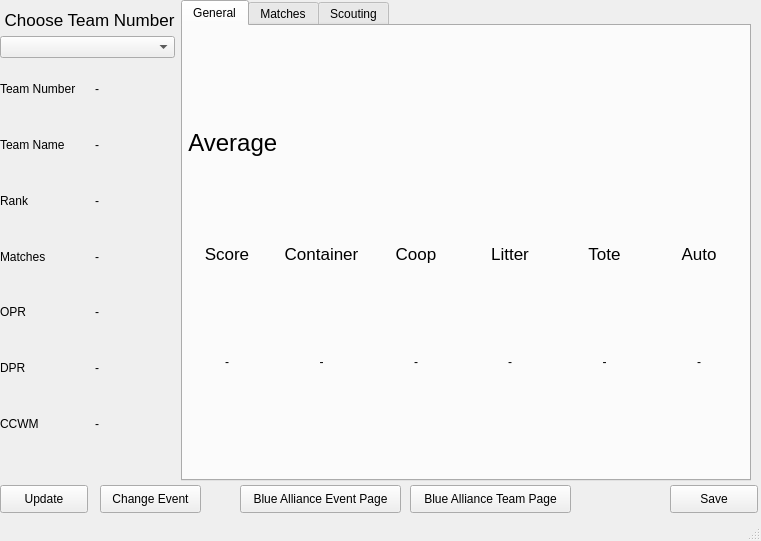
<?xml version="1.0" encoding="UTF-8"?>
<ui version="4.0">
 <class>MainWindow</class>
 <widget class="QMainWindow" name="MainWindow">
  <property name="geometry">
   <rect>
    <x>0</x>
    <y>0</y>
    <width>761</width>
    <height>541</height>
   </rect>
  </property>
  <property name="windowTitle">
   <string>FRC Event Scouter</string>
  </property>
  <widget class="QWidget" name="centralwidget">
   <widget class="QWidget" name="horizontalLayoutWidget">
    <property name="geometry">
     <rect>
      <x>0</x>
      <y>0</y>
      <width>751</width>
      <height>481</height>
     </rect>
    </property>
    <layout class="QHBoxLayout" name="horizontalLayout">
     <item>
      <layout class="QVBoxLayout" name="verticalLayout">
       <item>
        <widget class="QLabel" name="choose_title">
         <property name="maximumSize">
          <size>
           <width>16777215</width>
           <height>30</height>
          </size>
         </property>
         <property name="font">
          <font>
           <pointsize>13</pointsize>
          </font>
         </property>
         <property name="text">
          <string> Choose Team Number</string>
         </property>
         <property name="alignment">
          <set>Qt::AlignBottom|Qt::AlignLeading|Qt::AlignLeft</set>
         </property>
         <property name="margin">
          <number>0</number>
         </property>
        </widget>
       </item>
       <item>
        <widget class="QComboBox" name="team_selection"/>
       </item>
       <item>
        <layout class="QGridLayout" name="gridLayout_2">
         <property name="sizeConstraint">
          <enum>QLayout::SetMaximumSize</enum>
         </property>
         <property name="bottomMargin">
          <number>32</number>
         </property>
         <item row="0" column="0">
          <widget class="QLabel" name="team_number_text">
           <property name="maximumSize">
            <size>
             <width>100</width>
             <height>16777215</height>
            </size>
           </property>
           <property name="text">
            <string>Team Number</string>
           </property>
          </widget>
         </item>
         <item row="2" column="0">
          <widget class="QLabel" name="rank_text">
           <property name="maximumSize">
            <size>
             <width>120</width>
             <height>16777215</height>
            </size>
           </property>
           <property name="text">
            <string>Rank</string>
           </property>
          </widget>
         </item>
         <item row="5" column="0">
          <widget class="QLabel" name="dpr_text">
           <property name="text">
            <string>DPR</string>
           </property>
          </widget>
         </item>
         <item row="4" column="0">
          <widget class="QLabel" name="opr_text">
           <property name="text">
            <string>OPR</string>
           </property>
          </widget>
         </item>
         <item row="5" column="1">
          <widget class="QLabel" name="dpr">
           <property name="text">
            <string>-</string>
           </property>
          </widget>
         </item>
         <item row="1" column="0">
          <widget class="QLabel" name="team_name_text">
           <property name="maximumSize">
            <size>
             <width>120</width>
             <height>16777215</height>
            </size>
           </property>
           <property name="text">
            <string>Team Name</string>
           </property>
          </widget>
         </item>
         <item row="1" column="1">
          <widget class="QLabel" name="team_name">
           <property name="minimumSize">
            <size>
             <width>80</width>
             <height>0</height>
            </size>
           </property>
           <property name="maximumSize">
            <size>
             <width>80</width>
             <height>16777215</height>
            </size>
           </property>
           <property name="text">
            <string>-</string>
           </property>
           <property name="scaledContents">
            <bool>false</bool>
           </property>
           <property name="wordWrap">
            <bool>true</bool>
           </property>
          </widget>
         </item>
         <item row="0" column="1">
          <widget class="QLabel" name="team_number">
           <property name="maximumSize">
            <size>
             <width>100</width>
             <height>16777215</height>
            </size>
           </property>
           <property name="text">
            <string>-</string>
           </property>
           <property name="wordWrap">
            <bool>true</bool>
           </property>
          </widget>
         </item>
         <item row="2" column="1">
          <widget class="QLabel" name="rank">
           <property name="text">
            <string>-</string>
           </property>
           <property name="wordWrap">
            <bool>true</bool>
           </property>
          </widget>
         </item>
         <item row="4" column="1">
          <widget class="QLabel" name="opr">
           <property name="text">
            <string>-</string>
           </property>
          </widget>
         </item>
         <item row="3" column="1">
          <widget class="QLabel" name="matches_played">
           <property name="text">
            <string>-</string>
           </property>
          </widget>
         </item>
         <item row="3" column="0">
          <widget class="QLabel" name="matches_played_text">
           <property name="maximumSize">
            <size>
             <width>120</width>
             <height>16777215</height>
            </size>
           </property>
           <property name="text">
            <string>Matches</string>
           </property>
          </widget>
         </item>
         <item row="6" column="0">
          <widget class="QLabel" name="label">
           <property name="text">
            <string>CCWM</string>
           </property>
          </widget>
         </item>
         <item row="6" column="1">
          <widget class="QLabel" name="ccwm">
           <property name="text">
            <string>-</string>
           </property>
          </widget>
         </item>
        </layout>
       </item>
      </layout>
     </item>
     <item>
      <widget class="QTabWidget" name="tabWidget">
       <property name="tabShape">
        <enum>QTabWidget::Rounded</enum>
       </property>
       <property name="currentIndex">
        <number>0</number>
       </property>
       <widget class="QWidget" name="general_tab">
        <property name="enabled">
         <bool>true</bool>
        </property>
        <attribute name="title">
         <string>General</string>
        </attribute>
        <widget class="QWidget" name="gridLayoutWidget_3">
         <property name="geometry">
          <rect>
           <x>0</x>
           <y>0</y>
           <width>560</width>
           <height>431</height>
          </rect>
         </property>
         <layout class="QGridLayout" name="gridLayout_6">
          <item row="2" column="1">
           <widget class="QPushButton" name="gen_cont">
            <property name="focusPolicy">
             <enum>Qt::NoFocus</enum>
            </property>
            <property name="text">
             <string>-</string>
            </property>
            <property name="flat">
             <bool>true</bool>
            </property>
           </widget>
          </item>
          <item row="1" column="4">
           <widget class="QLabel" name="label_22">
            <property name="font">
             <font>
              <pointsize>13</pointsize>
             </font>
            </property>
            <property name="text">
             <string>Tote</string>
            </property>
            <property name="alignment">
             <set>Qt::AlignCenter</set>
            </property>
           </widget>
          </item>
          <item row="1" column="1">
           <widget class="QLabel" name="label_23">
            <property name="font">
             <font>
              <pointsize>13</pointsize>
             </font>
            </property>
            <property name="text">
             <string>Container</string>
            </property>
            <property name="alignment">
             <set>Qt::AlignCenter</set>
            </property>
           </widget>
          </item>
          <item row="1" column="0">
           <widget class="QLabel" name="label_21">
            <property name="font">
             <font>
              <pointsize>13</pointsize>
             </font>
            </property>
            <property name="text">
             <string>Score</string>
            </property>
            <property name="alignment">
             <set>Qt::AlignCenter</set>
            </property>
           </widget>
          </item>
          <item row="1" column="3">
           <widget class="QLabel" name="label_25">
            <property name="font">
             <font>
              <pointsize>13</pointsize>
             </font>
            </property>
            <property name="text">
             <string>Litter</string>
            </property>
            <property name="alignment">
             <set>Qt::AlignCenter</set>
            </property>
           </widget>
          </item>
          <item row="1" column="2">
           <widget class="QLabel" name="label_24">
            <property name="maximumSize">
             <size>
              <width>16777215</width>
              <height>20</height>
             </size>
            </property>
            <property name="font">
             <font>
              <pointsize>13</pointsize>
             </font>
            </property>
            <property name="text">
             <string>Coop</string>
            </property>
            <property name="alignment">
             <set>Qt::AlignCenter</set>
            </property>
           </widget>
          </item>
          <item row="2" column="4">
           <widget class="QPushButton" name="gen_tote">
            <property name="focusPolicy">
             <enum>Qt::NoFocus</enum>
            </property>
            <property name="text">
             <string>-</string>
            </property>
            <property name="flat">
             <bool>true</bool>
            </property>
           </widget>
          </item>
          <item row="2" column="0">
           <widget class="QPushButton" name="gen_score">
            <property name="focusPolicy">
             <enum>Qt::NoFocus</enum>
            </property>
            <property name="text">
             <string>-</string>
            </property>
            <property name="autoRepeat">
             <bool>false</bool>
            </property>
            <property name="autoExclusive">
             <bool>false</bool>
            </property>
            <property name="flat">
             <bool>true</bool>
            </property>
           </widget>
          </item>
          <item row="2" column="2">
           <widget class="QPushButton" name="gen_coop">
            <property name="focusPolicy">
             <enum>Qt::NoFocus</enum>
            </property>
            <property name="text">
             <string>-</string>
            </property>
            <property name="flat">
             <bool>true</bool>
            </property>
           </widget>
          </item>
          <item row="2" column="3">
           <widget class="QPushButton" name="gen_litter">
            <property name="focusPolicy">
             <enum>Qt::NoFocus</enum>
            </property>
            <property name="text">
             <string>-</string>
            </property>
            <property name="flat">
             <bool>true</bool>
            </property>
           </widget>
          </item>
          <item row="0" column="0" colspan="6">
           <widget class="QLabel" name="label_26">
            <property name="maximumSize">
             <size>
              <width>16777215</width>
              <height>50</height>
             </size>
            </property>
            <property name="font">
             <font>
              <pointsize>18</pointsize>
             </font>
            </property>
            <property name="text">
             <string> Average</string>
            </property>
            <property name="alignment">
             <set>Qt::AlignBottom|Qt::AlignLeading|Qt::AlignLeft</set>
            </property>
           </widget>
          </item>
          <item row="1" column="5">
           <widget class="QLabel" name="label_42">
            <property name="font">
             <font>
              <pointsize>13</pointsize>
             </font>
            </property>
            <property name="text">
             <string>Auto</string>
            </property>
            <property name="alignment">
             <set>Qt::AlignCenter</set>
            </property>
           </widget>
          </item>
          <item row="2" column="5">
           <widget class="QPushButton" name="gen_auto">
            <property name="focusPolicy">
             <enum>Qt::NoFocus</enum>
            </property>
            <property name="text">
             <string>-</string>
            </property>
            <property name="flat">
             <bool>true</bool>
            </property>
           </widget>
          </item>
          <item row="3" column="0" colspan="6">
           <layout class="QVBoxLayout" name="graph_area">
            <property name="sizeConstraint">
             <enum>QLayout::SetMinAndMaxSize</enum>
            </property>
           </layout>
          </item>
         </layout>
        </widget>
       </widget>
       <widget class="QWidget" name="tab_2">
        <attribute name="title">
         <string>Matches</string>
        </attribute>
        <widget class="QWidget" name="horizontalLayoutWidget_2">
         <property name="geometry">
          <rect>
           <x>9</x>
           <y>9</y>
           <width>531</width>
           <height>411</height>
          </rect>
         </property>
         <layout class="QHBoxLayout" name="horizontalLayout_2">
          <item>
           <widget class="QListWidget" name="matches_list">
            <property name="maximumSize">
             <size>
              <width>100</width>
              <height>16777215</height>
             </size>
            </property>
           </widget>
          </item>
          <item>
           <layout class="QGridLayout" name="gridLayout">
            <item row="3" column="0">
             <widget class="QLabel" name="label_6">
              <property name="text">
               <string>Auto</string>
              </property>
             </widget>
            </item>
            <item row="0" column="0" colspan="3">
             <widget class="QLabel" name="label_3">
              <property name="maximumSize">
               <size>
                <width>16777215</width>
                <height>100</height>
               </size>
              </property>
              <property name="font">
               <font>
                <pointsize>24</pointsize>
               </font>
              </property>
              <property name="text">
               <string>  Red</string>
              </property>
             </widget>
            </item>
            <item row="2" column="0">
             <widget class="QLabel" name="label_5">
              <property name="text">
               <string>Score</string>
              </property>
             </widget>
            </item>
            <item row="1" column="5">
             <widget class="QLabel" name="matches_blue_3">
              <property name="text">
               <string>Blue T 3</string>
              </property>
              <property name="alignment">
               <set>Qt::AlignCenter</set>
              </property>
             </widget>
            </item>
            <item row="0" column="3" colspan="3">
             <widget class="QLabel" name="label_4">
              <property name="maximumSize">
               <size>
                <width>16777215</width>
                <height>100</height>
               </size>
              </property>
              <property name="font">
               <font>
                <pointsize>24</pointsize>
               </font>
              </property>
              <property name="text">
               <string>Blue  </string>
              </property>
              <property name="alignment">
               <set>Qt::AlignRight|Qt::AlignTrailing|Qt::AlignVCenter</set>
              </property>
             </widget>
            </item>
            <item row="4" column="0">
             <widget class="QLabel" name="label_7">
              <property name="text">
               <string>Tele-Op</string>
              </property>
             </widget>
            </item>
            <item row="1" column="0">
             <widget class="QLabel" name="matches_red_1">
              <property name="minimumSize">
               <size>
                <width>0</width>
                <height>50</height>
               </size>
              </property>
              <property name="maximumSize">
               <size>
                <width>16777215</width>
                <height>50</height>
               </size>
              </property>
              <property name="text">
               <string>Red T 1</string>
              </property>
              <property name="alignment">
               <set>Qt::AlignCenter</set>
              </property>
             </widget>
            </item>
            <item row="1" column="3">
             <widget class="QLabel" name="matches_blue_1">
              <property name="text">
               <string>Blue T 1</string>
              </property>
              <property name="alignment">
               <set>Qt::AlignCenter</set>
              </property>
             </widget>
            </item>
            <item row="1" column="1">
             <widget class="QLabel" name="matches_red_2">
              <property name="text">
               <string>Red T 2</string>
              </property>
              <property name="alignment">
               <set>Qt::AlignCenter</set>
              </property>
             </widget>
            </item>
            <item row="1" column="2">
             <widget class="QLabel" name="matches_red_3">
              <property name="text">
               <string>Red T 3</string>
              </property>
              <property name="alignment">
               <set>Qt::AlignCenter</set>
              </property>
             </widget>
            </item>
            <item row="1" column="4">
             <widget class="QLabel" name="matches_blue_2">
              <property name="text">
               <string>Blue T 2</string>
              </property>
              <property name="alignment">
               <set>Qt::AlignCenter</set>
              </property>
             </widget>
            </item>
            <item row="5" column="0">
             <widget class="QLabel" name="label_8">
              <property name="text">
               <string>Foul</string>
              </property>
             </widget>
            </item>
            <item row="2" column="5">
             <widget class="QLabel" name="label_27">
              <property name="text">
               <string>Score</string>
              </property>
              <property name="alignment">
               <set>Qt::AlignRight|Qt::AlignTrailing|Qt::AlignVCenter</set>
              </property>
             </widget>
            </item>
            <item row="3" column="5">
             <widget class="QLabel" name="label_28">
              <property name="text">
               <string>Auto</string>
              </property>
              <property name="alignment">
               <set>Qt::AlignRight|Qt::AlignTrailing|Qt::AlignVCenter</set>
              </property>
             </widget>
            </item>
            <item row="4" column="5">
             <widget class="QLabel" name="label_29">
              <property name="text">
               <string>Tele-Op</string>
              </property>
              <property name="alignment">
               <set>Qt::AlignRight|Qt::AlignTrailing|Qt::AlignVCenter</set>
              </property>
             </widget>
            </item>
            <item row="5" column="5">
             <widget class="QLabel" name="label_30">
              <property name="text">
               <string>Foul</string>
              </property>
              <property name="alignment">
               <set>Qt::AlignRight|Qt::AlignTrailing|Qt::AlignVCenter</set>
              </property>
             </widget>
            </item>
            <item row="5" column="4">
             <widget class="QLabel" name="matches_b_foul">
              <property name="text">
               <string>-</string>
              </property>
              <property name="alignment">
               <set>Qt::AlignCenter</set>
              </property>
             </widget>
            </item>
            <item row="4" column="4">
             <widget class="QLabel" name="matches_b_tele">
              <property name="text">
               <string>-</string>
              </property>
              <property name="alignment">
               <set>Qt::AlignCenter</set>
              </property>
             </widget>
            </item>
            <item row="3" column="4">
             <widget class="QLabel" name="matches_b_auto">
              <property name="text">
               <string>-</string>
              </property>
              <property name="alignment">
               <set>Qt::AlignCenter</set>
              </property>
             </widget>
            </item>
            <item row="2" column="4">
             <widget class="QLabel" name="matches_b_score">
              <property name="text">
               <string>-</string>
              </property>
              <property name="alignment">
               <set>Qt::AlignCenter</set>
              </property>
             </widget>
            </item>
            <item row="5" column="1">
             <widget class="QLabel" name="matches_r_foul">
              <property name="text">
               <string>-</string>
              </property>
              <property name="alignment">
               <set>Qt::AlignCenter</set>
              </property>
             </widget>
            </item>
            <item row="4" column="1">
             <widget class="QLabel" name="matches_r_tele">
              <property name="text">
               <string>-</string>
              </property>
              <property name="alignment">
               <set>Qt::AlignCenter</set>
              </property>
             </widget>
            </item>
            <item row="3" column="1">
             <widget class="QLabel" name="matches_r_auto">
              <property name="text">
               <string>-</string>
              </property>
              <property name="alignment">
               <set>Qt::AlignCenter</set>
              </property>
             </widget>
            </item>
            <item row="2" column="1">
             <widget class="QLabel" name="matches_r_score">
              <property name="text">
               <string>-</string>
              </property>
              <property name="alignment">
               <set>Qt::AlignCenter</set>
              </property>
             </widget>
            </item>
           </layout>
          </item>
         </layout>
        </widget>
       </widget>
       <widget class="QWidget" name="scouting">
        <attribute name="title">
         <string>Scouting</string>
        </attribute>
        <widget class="QWidget" name="horizontalLayoutWidget_3">
         <property name="geometry">
          <rect>
           <x>10</x>
           <y>10</y>
           <width>571</width>
           <height>421</height>
          </rect>
         </property>
         <layout class="QHBoxLayout" name="horizontalLayout_3">
          <property name="spacing">
           <number>12</number>
          </property>
          <item>
           <layout class="QVBoxLayout" name="verticalLayout_2">
            <property name="sizeConstraint">
             <enum>QLayout::SetDefaultConstraint</enum>
            </property>
            <item>
             <widget class="QListWidget" name="scouting_list">
              <property name="maximumSize">
               <size>
                <width>100</width>
                <height>16777215</height>
               </size>
              </property>
             </widget>
            </item>
            <item>
             <layout class="QHBoxLayout" name="horizontalLayout_4">
              <property name="spacing">
               <number>0</number>
              </property>
              <item>
               <widget class="QPushButton" name="pushButton">
                <property name="maximumSize">
                 <size>
                  <width>35</width>
                  <height>16777215</height>
                 </size>
                </property>
                <property name="text">
                 <string>Add</string>
                </property>
               </widget>
              </item>
              <item>
               <widget class="QPushButton" name="edit_button">
                <property name="maximumSize">
                 <size>
                  <width>20</width>
                  <height>16777215</height>
                 </size>
                </property>
                <property name="text">
                 <string>E</string>
                </property>
               </widget>
              </item>
              <item>
               <widget class="QPushButton" name="delete_button">
                <property name="maximumSize">
                 <size>
                  <width>30</width>
                  <height>16777215</height>
                 </size>
                </property>
                <property name="text">
                 <string>Del</string>
                </property>
               </widget>
              </item>
             </layout>
            </item>
           </layout>
          </item>
          <item>
           <layout class="QGridLayout" name="gridLayout_7">
            <property name="horizontalSpacing">
             <number>16</number>
            </property>
            <item row="9" column="0">
             <widget class="QLabel" name="label_39">
              <property name="text">
               <string>Container</string>
              </property>
             </widget>
            </item>
            <item row="9" column="1">
             <widget class="QLabel" name="scout_litter">
              <property name="text">
               <string>TextLabel</string>
              </property>
             </widget>
            </item>
            <item row="1" column="1">
             <widget class="QLabel" name="scout_auto_set">
              <property name="text">
               <string>TextLabel</string>
              </property>
             </widget>
            </item>
            <item row="6" column="0" colspan="2">
             <widget class="QLabel" name="label_36">
              <property name="font">
               <font>
                <pointsize>18</pointsize>
               </font>
              </property>
              <property name="text">
               <string>Tele-Op</string>
              </property>
              <property name="alignment">
               <set>Qt::AlignCenter</set>
              </property>
             </widget>
            </item>
            <item row="8" column="0">
             <widget class="QLabel" name="label_38">
              <property name="text">
               <string>Landfill</string>
              </property>
             </widget>
            </item>
            <item row="0" column="0" colspan="2">
             <widget class="QLabel" name="label_31">
              <property name="minimumSize">
               <size>
                <width>180</width>
                <height>0</height>
               </size>
              </property>
              <property name="font">
               <font>
                <pointsize>18</pointsize>
               </font>
              </property>
              <property name="text">
               <string>Auto</string>
              </property>
              <property name="alignment">
               <set>Qt::AlignCenter</set>
              </property>
             </widget>
            </item>
            <item row="7" column="0">
             <widget class="QLabel" name="label_37">
              <property name="text">
               <string>Human Load</string>
              </property>
             </widget>
            </item>
            <item row="4" column="0">
             <widget class="QLabel" name="label_35">
              <property name="text">
               <string>Stacked Set</string>
              </property>
             </widget>
            </item>
            <item row="1" column="0">
             <widget class="QLabel" name="label_32">
              <property name="text">
               <string>Auto Set</string>
              </property>
             </widget>
            </item>
            <item row="2" column="0">
             <widget class="QLabel" name="label_33">
              <property name="text">
               <string>Tote Set</string>
              </property>
             </widget>
            </item>
            <item row="8" column="1">
             <widget class="QLabel" name="scout_landfill">
              <property name="text">
               <string>TextLabel</string>
              </property>
             </widget>
            </item>
            <item row="5" column="0" colspan="2">
             <spacer name="verticalSpacer">
              <property name="orientation">
               <enum>Qt::Vertical</enum>
              </property>
              <property name="sizeType">
               <enum>QSizePolicy::Preferred</enum>
              </property>
              <property name="sizeHint" stdset="0">
               <size>
                <width>20</width>
                <height>40</height>
               </size>
              </property>
             </spacer>
            </item>
            <item row="7" column="1">
             <widget class="QLabel" name="scout_human">
              <property name="text">
               <string>TextLabel</string>
              </property>
             </widget>
            </item>
            <item row="3" column="0">
             <widget class="QLabel" name="label_34">
              <property name="text">
               <string>Container Set</string>
              </property>
             </widget>
            </item>
            <item row="10" column="1">
             <widget class="QLabel" name="scout_coop">
              <property name="text">
               <string>TextLabel</string>
              </property>
             </widget>
            </item>
            <item row="2" column="1">
             <widget class="QLabel" name="scout_tote_set">
              <property name="text">
               <string>TextLabel</string>
              </property>
             </widget>
            </item>
            <item row="3" column="1">
             <widget class="QLabel" name="scout_cont_set">
              <property name="text">
               <string>TextLabel</string>
              </property>
             </widget>
            </item>
            <item row="10" column="0">
             <widget class="QLabel" name="label_40">
              <property name="text">
               <string>Coopertition</string>
              </property>
             </widget>
            </item>
            <item row="4" column="1">
             <widget class="QLabel" name="scout_stack_set">
              <property name="text">
               <string>TextLabel</string>
              </property>
             </widget>
            </item>
            <item row="6" column="2">
             <widget class="QLabel" name="label_41">
              <property name="font">
               <font>
                <pointsize>18</pointsize>
               </font>
              </property>
              <property name="text">
               <string>Comments</string>
              </property>
              <property name="alignment">
               <set>Qt::AlignCenter</set>
              </property>
             </widget>
            </item>
            <item row="7" column="2" rowspan="4">
             <widget class="QTextBrowser" name="scouting_comments">
              <property name="maximumSize">
               <size>
                <width>16777215</width>
                <height>150</height>
               </size>
              </property>
             </widget>
            </item>
            <item row="0" column="2" rowspan="6">
             <widget class="QTableWidget" name="scouting_table">
              <property name="enabled">
               <bool>true</bool>
              </property>
              <property name="verticalScrollBarPolicy">
               <enum>Qt::ScrollBarAlwaysOff</enum>
              </property>
              <property name="horizontalScrollBarPolicy">
               <enum>Qt::ScrollBarAlwaysOff</enum>
              </property>
              <property name="autoScroll">
               <bool>true</bool>
              </property>
              <attribute name="horizontalHeaderDefaultSectionSize">
               <number>36</number>
              </attribute>
              <attribute name="verticalHeaderDefaultSectionSize">
               <number>22</number>
              </attribute>
              <row>
               <property name="text">
                <string>LIT</string>
               </property>
              </row>
              <row>
               <property name="text">
                <string>CON</string>
               </property>
              </row>
              <row>
               <property name="text">
                <string>6</string>
               </property>
              </row>
              <row>
               <property name="text">
                <string>5</string>
               </property>
              </row>
              <row>
               <property name="text">
                <string>4</string>
               </property>
              </row>
              <row>
               <property name="text">
                <string>3</string>
               </property>
              </row>
              <row>
               <property name="text">
                <string>2</string>
               </property>
              </row>
              <row>
               <property name="text">
                <string>1</string>
               </property>
              </row>
              <column>
               <property name="text">
                <string>1</string>
               </property>
              </column>
              <column>
               <property name="text">
                <string>2</string>
               </property>
              </column>
              <column>
               <property name="text">
                <string>3</string>
               </property>
              </column>
              <column>
               <property name="text">
                <string>4</string>
               </property>
              </column>
              <column>
               <property name="text">
                <string>5</string>
               </property>
              </column>
              <column>
               <property name="text">
                <string>6</string>
               </property>
              </column>
             </widget>
            </item>
           </layout>
          </item>
         </layout>
        </widget>
       </widget>
      </widget>
     </item>
    </layout>
   </widget>
   <widget class="QPushButton" name="save_button">
    <property name="geometry">
     <rect>
      <x>670</x>
      <y>485</y>
      <width>88</width>
      <height>28</height>
     </rect>
    </property>
    <property name="text">
     <string>Save</string>
    </property>
   </widget>
   <widget class="QPushButton" name="update_button">
    <property name="geometry">
     <rect>
      <x>0</x>
      <y>485</y>
      <width>88</width>
      <height>28</height>
     </rect>
    </property>
    <property name="text">
     <string>Update</string>
    </property>
   </widget>
   <widget class="QPushButton" name="link_button">
    <property name="geometry">
     <rect>
      <x>240</x>
      <y>485</y>
      <width>161</width>
      <height>28</height>
     </rect>
    </property>
    <property name="text">
     <string>Blue Alliance Event Page</string>
    </property>
   </widget>
   <widget class="QPushButton" name="link_button_2">
    <property name="geometry">
     <rect>
      <x>410</x>
      <y>485</y>
      <width>161</width>
      <height>28</height>
     </rect>
    </property>
    <property name="text">
     <string>Blue Alliance Team Page</string>
    </property>
   </widget>
   <widget class="QPushButton" name="change_event_button">
    <property name="geometry">
     <rect>
      <x>100</x>
      <y>485</y>
      <width>101</width>
      <height>28</height>
     </rect>
    </property>
    <property name="text">
     <string>Change Event</string>
    </property>
   </widget>
  </widget>
  <widget class="QMenuBar" name="menubar">
   <property name="geometry">
    <rect>
     <x>0</x>
     <y>0</y>
     <width>761</width>
     <height>26</height>
    </rect>
   </property>
  </widget>
  <widget class="QStatusBar" name="statusbar"/>
 </widget>
 <resources/>
 <connections/>
</ui>
